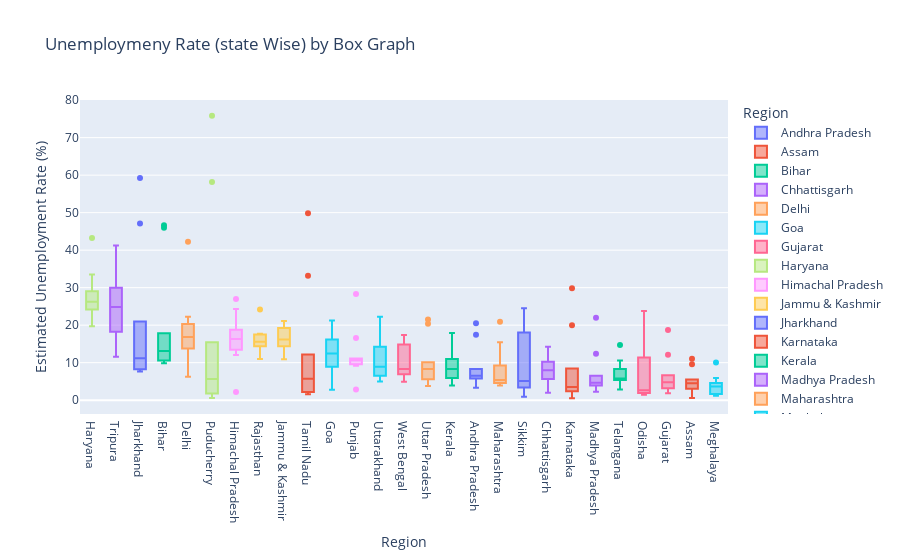

The notebook cell this image was saved under:
### Code cell
fg = px.box(df,x='Region',y=' Estimated Unemployment Rate (%)',color='Region',
            title='Unemploymeny Rate (state Wise) by Box Graph',template='plotly')
fg.update_layout(xaxis={'categoryorder':'total descending'})
fg.show()

### Figure 1 — Plotly figure (JSON) as saved in the notebook; plotly's stock layout.template omitted (floating-point values rounded to 4 significant figures)
{"data": [{"alignmentgroup": "True", "hovertemplate": "Region=%{x}<br> Estimated Unemployment Rate (%)=%{y}<extra></extra>", "legendgroup": "Andhra Pradesh", "marker": {"color": "#636efa"}, "name": "Andhra Pradesh", "notched": false, "offsetgroup": "Andhra Pradesh", "orientation": "v", "showlegend": true, "type": "box", "x": ["Andhra Pradesh", "Andhra Pradesh", "Andhra Pradesh", "Andhra Pradesh", "Andhra Pradesh", "Andhra Pradesh", "Andhra Pradesh", "Andhra Pradesh", "Andhra Pradesh", "Andhra Pradesh"], "x0": " ", "xaxis": "x", "y": [5.48, 5.83, 5.79, 20.51, 17.43, 3.31, 8.34, 6.96, 6.4, 6.59], "y0": " ", "yaxis": "y"}, {"alignmentgroup": "True", "hovertemplate": "Region=%{x}<br> Estimated Unemployment Rate (%)=%{y}<extra></extra>", "legendgroup": "Assam", "marker": {"color": "#EF553B"}, "name": "Assam", "notched": false, "offsetgroup": "Assam", "orientation": "v", "showlegend": true, "type": "box", "x": ["Assam", "Assam", "Assam", "Assam", "Assam", "Assam", "Assam", "Assam", "Assam", "Assam"], "x0": " ", "xaxis": "x", "y": [4.66, 4.41, 4.77, 11.06, 9.55, 0.6, 3.77, 5.53, 1.19, 3.02], "y0": " ", "yaxis": "y"}, {"alignmentgroup": "True", "hovertemplate": "Region=%{x}<br> Estimated Unemployment Rate (%)=%{y}<extra></extra>", "legendgroup": "Bihar", "marker": {"color": "#00cc96"}, "name": "Bihar", "notched": false, "offsetgroup": "Bihar", "orientation": "v", "showlegend": true, "type": "box", "x": ["Bihar", "Bihar", "Bihar", "Bihar", "Bihar", "Bihar", "Bihar", "Bihar", "Bihar", "Bihar"], "x0": " ", "xaxis": "x", "y": [10.61, 10.29, 15.43, 46.64, 45.96, 17.82, 12.79, 13.44, 11.91, 9.82], "y0": " ", "yaxis": "y"}, {"alignmentgroup": "True", "hovertemplate": "Region=%{x}<br> Estimated Unemployment Rate (%)=%{y}<extra></extra>", "legendgroup": "Chhattisgarh", "marker": {"color": "#ab63fa"}, "name": "Chhattisgarh", "notched": false, "offsetgroup": "Chhattisgarh", "orientation": "v", "showlegend": true, "type": "box", "x": ["Chhattisgarh", "Chhattisgarh", "Chhattisgarh", "Chhattisgarh", "Chhattisgarh", "Chhattisgarh", "Chhattisgarh", "Chhattisgarh", "Chhattisgarh", "Chhattisgarh"], "x0": " ", "xaxis": "x", "y": [9.65, 8.38, 7.54, 3.41, 10.5, 14.23, 10.27, 5.63, 1.96, 6.62], "y0": " ", "yaxis": "y"}, {"alignmentgroup": "True", "hovertemplate": "Region=%{x}<br> Estimated Unemployment Rate (%)=%{y}<extra></extra>", "legendgroup": "Delhi", "marker": {"color": "#FFA15A"}, "name": "Delhi", "notched": false, "offsetgroup": "Delhi", "orientation": "v", "showlegend": true, "type": "box", "x": ["Delhi", "Delhi", "Delhi", "Delhi", "Delhi", "Delhi", "Delhi", "Delhi", "Delhi", "Delhi"], "x0": " ", "xaxis": "x", "y": [22.23, 14.84, 17.04, 16.68, 42.27, 18.19, 20.3, 13.79, 12.53, 6.27], "y0": " ", "yaxis": "y"}, {"alignmentgroup": "True", "hovertemplate": "Region=%{x}<br> Estimated Unemployment Rate (%)=%{y}<extra></extra>", "legendgroup": "Goa", "marker": {"color": "#19d3f3"}, "name": "Goa", "notched": false, "offsetgroup": "Goa", "orientation": "v", "showlegend": true, "type": "box", "x": ["Goa", "Goa", "Goa", "Goa", "Goa", "Goa", "Goa", "Goa", "Goa", "Goa"], "x0": " ", "xaxis": "x", "y": [8.89, 2.81, 5.25, 13.31, 21.25, 9.96, 17.07, 16.21, 15.38, 11.54], "y0": " ", "yaxis": "y"}, {"alignmentgroup": "True", "hovertemplate": "Region=%{x}<br> Estimated Unemployment Rate (%)=%{y}<extra></extra>", "legendgroup": "Gujarat", "marker": {"color": "#FF6692"}, "name": "Gujarat", "notched": false, "offsetgroup": "Gujarat", "orientation": "v", "showlegend": true, "type": "box", "x": ["Gujarat", "Gujarat", "Gujarat", "Gujarat", "Gujarat", "Gujarat", "Gujarat", "Gujarat", "Gujarat", "Gujarat"], "x0": " ", "xaxis": "x", "y": [5.54, 6.38, 6.66, 18.71, 12.11, 3.2, 1.84, 1.87, 3.42, 4.03], "y0": " ", "yaxis": "y"}, {"alignmentgroup": "True", "hovertemplate": "Region=%{x}<br> Estimated Unemployment Rate (%)=%{y}<extra></extra>", "legendgroup": "Haryana", "marker": {"color": "#B6E880"}, "name": "Haryana", "notched": false, "offsetgroup": "Haryana", "orientation": "v", "showlegend": true, "type": "box", "x": ["Haryana", "Haryana", "Haryana", "Haryana", "Haryana", "Haryana", "Haryana", "Haryana", "Haryana", "Haryana"], "x0": " ", "xaxis": "x", "y": [20.34, 25.77, 25.05, 43.22, 29.02, 26.7, 24.18, 33.5, 19.68, 27.31], "y0": " ", "yaxis": "y"}, {"alignmentgroup": "True", "hovertemplate": "Region=%{x}<br> Estimated Unemployment Rate (%)=%{y}<extra></extra>", "legendgroup": "Himachal Pradesh", "marker": {"color": "#FF97FF"}, "name": "Himachal Pradesh", "notched": false, "offsetgroup": "Himachal Pradesh", "orientation": "v", "showlegend": true, "type": "box", "x": ["Himachal Pradesh", "Himachal Pradesh", "Himachal Pradesh", "Himachal Pradesh", "Himachal Pradesh", "Himachal Pradesh", "Himachal Pradesh", "Himachal Pradesh", "Himachal Pradesh", "Himachal Pradesh"], "x0": " ", "xaxis": "x", "y": [16.83, 16.84, 18.76, 2.2, 26.95, 13.47, 24.31, 15.79, 12.04, 13.46], "y0": " ", "yaxis": "y"}, {"alignmentgroup": "True", "hovertemplate": "Region=%{x}<br> Estimated Unemployment Rate (%)=%{y}<extra></extra>", "legendgroup": "Jammu & Kashmir", "marker": {"color": "#FECB52"}, "name": "Jammu & Kashmir", "notched": false, "offsetgroup": "Jammu & Kashmir", "orientation": "v", "showlegend": true, "type": "box", "x": ["Jammu & Kashmir", "Jammu & Kashmir", "Jammu & Kashmir", "Jammu & Kashmir", "Jammu & Kashmir", "Jammu & Kashmir", "Jammu & Kashmir", "Jammu & Kashmir", "Jammu & Kashmir"], "x0": " ", "xaxis": "x", "y": [21.08, 20.78, 15.5, 18.74, 17.92, 10.88, 11.09, 16.17, 16.14], "y0": " ", "yaxis": "y"}, {"alignmentgroup": "True", "hovertemplate": "Region=%{x}<br> Estimated Unemployment Rate (%)=%{y}<extra></extra>", "legendgroup": "Jharkhand", "marker": {"color": "#636efa"}, "name": "Jharkhand", "notched": false, "offsetgroup": "Jharkhand", "orientation": "v", "showlegend": true, "type": "box", "x": ["Jharkhand", "Jharkhand", "Jharkhand", "Jharkhand", "Jharkhand", "Jharkhand", "Jharkhand", "Jharkhand", "Jharkhand", "Jharkhand"], "x0": " ", "xaxis": "x", "y": [10.61, 11.85, 8.23, 47.09, 59.23, 20.95, 7.63, 9.76, 8.24, 11.8], "y0": " ", "yaxis": "y"}, {"alignmentgroup": "True", "hovertemplate": "Region=%{x}<br> Estimated Unemployment Rate (%)=%{y}<extra></extra>", "legendgroup": "Karnataka", "marker": {"color": "#EF553B"}, "name": "Karnataka", "notched": false, "offsetgroup": "Karnataka", "orientation": "v", "showlegend": true, "type": "box", "x": ["Karnataka", "Karnataka", "Karnataka", "Karnataka", "Karnataka", "Karnataka", "Karnataka", "Karnataka", "Karnataka", "Karnataka"], "x0": " ", "xaxis": "x", "y": [2.86, 3.61, 3.46, 29.84, 19.97, 8.44, 4.01, 0.5, 2.41, 1.58], "y0": " ", "yaxis": "y"}, {"alignmentgroup": "True", "hovertemplate": "Region=%{x}<br> Estimated Unemployment Rate (%)=%{y}<extra></extra>", "legendgroup": "Kerala", "marker": {"color": "#00cc96"}, "name": "Kerala", "notched": false, "offsetgroup": "Kerala", "orientation": "v", "showlegend": true, "type": "box", "x": ["Kerala", "Kerala", "Kerala", "Kerala", "Kerala", "Kerala", "Kerala", "Kerala", "Kerala", "Kerala"], "x0": " ", "xaxis": "x", "y": [5.31, 7.6, 8.99, 16.99, 17.88, 9.71, 7.09, 10.98, 5.91, 3.88], "y0": " ", "yaxis": "y"}, {"alignmentgroup": "True", "hovertemplate": "Region=%{x}<br> Estimated Unemployment Rate (%)=%{y}<extra></extra>", "legendgroup": "Madhya Pradesh", "marker": {"color": "#ab63fa"}, "name": "Madhya Pradesh", "notched": false, "offsetgroup": "Madhya Pradesh", "orientation": "v", "showlegend": true, "type": "box", "x": ["Madhya Pradesh", "Madhya Pradesh", "Madhya Pradesh", "Madhya Pradesh", "Madhya Pradesh", "Madhya Pradesh", "Madhya Pradesh", "Madhya Pradesh", "Madhya Pradesh", "Madhya Pradesh"], "x0": " ", "xaxis": "x", "y": [4.11, 4.57, 2.22, 12.36, 21.98, 6.48, 5.08, 4.7, 3.91, 3.13], "y0": " ", "yaxis": "y"}, {"alignmentgroup": "True", "hovertemplate": "Region=%{x}<br> Estimated Unemployment Rate (%)=%{y}<extra></extra>", "legendgroup": "Maharashtra", "marker": {"color": "#FFA15A"}, "name": "Maharashtra", "notched": false, "offsetgroup": "Maharashtra", "orientation": "v", "showlegend": true, "type": "box", "x": ["Maharashtra", "Maharashtra", "Maharashtra", "Maharashtra", "Maharashtra", "Maharashtra", "Maharashtra", "Maharashtra", "Maharashtra", "Maharashtra"], "x0": " ", "xaxis": "x", "y": [4.95, 4.69, 5.79, 20.9, 15.46, 9.23, 3.89, 6.23, 4.55, 4.1], "y0": " ", "yaxis": "y"}, {"alignmentgroup": "True", "hovertemplate": "Region=%{x}<br> Estimated Unemployment Rate (%)=%{y}<extra></extra>", "legendgroup": "Meghalaya", "marker": {"color": "#19d3f3"}, "name": "Meghalaya", "notched": false, "offsetgroup": "Meghalaya", "orientation": "v", "showlegend": true, "type": "box", "x": ["Meghalaya", "Meghalaya", "Meghalaya", "Meghalaya", "Meghalaya", "Meghalaya", "Meghalaya", "Meghalaya", "Meghalaya", "Meghalaya"], "x0": " ", "xaxis": "x", "y": [1.66, 3.59, 1.58, 10.03, 5.92, 1.15, 2.1, 3.74, 4.29, 4.6], "y0": " ", "yaxis": "y"}, {"alignmentgroup": "True", "hovertemplate": "Region=%{x}<br> Estimated Unemployment Rate (%)=%{y}<extra></extra>", "legendgroup": "Odisha", "marker": {"color": "#FF6692"}, "name": "Odisha", "notched": false, "offsetgroup": "Odisha", "orientation": "v", "showlegend": true, "type": "box", "x": ["Odisha", "Odisha", "Odisha", "Odisha", "Odisha", "Odisha", "Odisha", "Odisha", "Odisha", "Odisha"], "x0": " ", "xaxis": "x", "y": [1.9, 3.12, 13.08, 23.76, 11.41, 3.77, 1.88, 1.42, 2.1, 2.18], "y0": " ", "yaxis": "y"}, {"alignmentgroup": "True", "hovertemplate": "Region=%{x}<br> Estimated Unemployment Rate (%)=%{y}<extra></extra>", "legendgroup": "Puducherry", "marker": {"color": "#B6E880"}, "name": "Puducherry", "notched": false, "offsetgroup": "Puducherry", "orientation": "v", "showlegend": true, "type": "box", "x": ["Puducherry", "Puducherry", "Puducherry", "Puducherry", "Puducherry", "Puducherry", "Puducherry", "Puducherry", "Puducherry", "Puducherry"], "x0": " ", "xaxis": "x", "y": [0.58, 1.76, 1.2, 75.85, 58.19, 4.24, 15.47, 5.05, 10.9, 6.18], "y0": " ", "yaxis": "y"}, {"alignmentgroup": "True", "hovertemplate": "Region=%{x}<br> Estimated Unemployment Rate (%)=%{y}<extra></extra>", "legendgroup": "Punjab", "marker": {"color": "#FF97FF"}, "name": "Punjab", "notched": false, "offsetgroup": "Punjab", "orientation": "v", "showlegend": true, "type": "box", "x": ["Punjab", "Punjab", "Punjab", "Punjab", "Punjab", "Punjab", "Punjab", "Punjab", "Punjab", "Punjab"], "x0": " ", "xaxis": "x", "y": [11.11, 10.97, 10.32, 2.86, 28.33, 16.55, 9.19, 10.99, 9.61, 9.88], "y0": " ", "yaxis": "y"}, {"alignmentgroup": "True", "hovertemplate": "Region=%{x}<br> Estimated Unemployment Rate (%)=%{y}<extra></extra>", "legendgroup": "Rajasthan", "marker": {"color": "#FECB52"}, "name": "Rajasthan", "notched": false, "offsetgroup": "Rajasthan", "orientation": "v", "showlegend": true, "type": "box", "x": ["Rajasthan", "Rajasthan", "Rajasthan", "Rajasthan", "Rajasthan", "Rajasthan", "Rajasthan", "Rajasthan", "Rajasthan", "Rajasthan"], "x0": " ", "xaxis": "x", "y": [10.97, 15.16, 11.9, 17.7, 15.74, 14.39, 15.81, 17.51, 15.35, 24.15], "y0": " ", "yaxis": "y"}, {"alignmentgroup": "True", "hovertemplate": "Region=%{x}<br> Estimated Unemployment Rate (%)=%{y}<extra></extra>", "legendgroup": "Sikkim", "marker": {"color": "#636efa"}, "name": "Sikkim", "notched": false, "offsetgroup": "Sikkim", "orientation": "v", "showlegend": true, "type": "box", "x": ["Sikkim", "Sikkim", "Sikkim", "Sikkim", "Sikkim", "Sikkim", "Sikkim", "Sikkim"], "x0": " ", "xaxis": "x", "y": [23.57, 2.28, 24.51, 4.46, 4.45, 12.49, 5.7, 0.88], "y0": " ", "yaxis": "y"}, {"alignmentgroup": "True", "hovertemplate": "Region=%{x}<br> Estimated Unemployment Rate (%)=%{y}<extra></extra>", "legendgroup": "Tamil Nadu", "marker": {"color": "#EF553B"}, "name": "Tamil Nadu", "notched": false, "offsetgroup": "Tamil Nadu", "orientation": "v", "showlegend": true, "type": "box", "x": ["Tamil Nadu", "Tamil Nadu", "Tamil Nadu", "Tamil Nadu", "Tamil Nadu", "Tamil Nadu", "Tamil Nadu", "Tamil Nadu", "Tamil Nadu", "Tamil Nadu"], "x0": " ", "xaxis": "x", "y": [1.57, 2.09, 6.4, 49.83, 33.16, 12.2, 6.81, 2.65, 5, 2.16], "y0": " ", "yaxis": "y"}, {"alignmentgroup": "True", "hovertemplate": "Region=%{x}<br> Estimated Unemployment Rate (%)=%{y}<extra></extra>", "legendgroup": "Telangana", "marker": {"color": "#00cc96"}, "name": "Telangana", "notched": false, "offsetgroup": "Telangana", "orientation": "v", "showlegend": true, "type": "box", "x": ["Telangana", "Telangana", "Telangana", "Telangana", "Telangana", "Telangana", "Telangana", "Telangana", "Telangana", "Telangana"], "x0": " ", "xaxis": "x", "y": [5.49, 8.29, 5.77, 6.25, 14.7, 10.55, 5.36, 5.79, 3.27, 2.86], "y0": " ", "yaxis": "y"}, {"alignmentgroup": "True", "hovertemplate": "Region=%{x}<br> Estimated Unemployment Rate (%)=%{y}<extra></extra>", "legendgroup": "Tripura", "marker": {"color": "#ab63fa"}, "name": "Tripura", "notched": false, "offsetgroup": "Tripura", "orientation": "v", "showlegend": true, "type": "box", "x": ["Tripura", "Tripura", "Tripura", "Tripura", "Tripura", "Tripura", "Tripura", "Tripura", "Tripura", "Tripura"], "x0": " ", "xaxis": "x", "y": [32.67, 28.4, 29.95, 41.23, 21.51, 21.71, 18.24, 27.92, 17.35, 11.57], "y0": " ", "yaxis": "y"}, {"alignmentgroup": "True", "hovertemplate": "Region=%{x}<br> Estimated Unemployment Rate (%)=%{y}<extra></extra>", "legendgroup": "Uttar Pradesh", "marker": {"color": "#FFA15A"}, "name": "Uttar Pradesh", "notched": false, "offsetgroup": "Uttar Pradesh", "orientation": "v", "showlegend": true, "type": "box", "x": ["Uttar Pradesh", "Uttar Pradesh", "Uttar Pradesh", "Uttar Pradesh", "Uttar Pradesh", "Uttar Pradesh", "Uttar Pradesh", "Uttar Pradesh", "Uttar Pradesh", "Uttar Pradesh"], "x0": " ", "xaxis": "x", "y": [7.58, 8.98, 10.11, 21.54, 20.41, 9.47, 5.56, 5.79, 4.18, 3.75], "y0": " ", "yaxis": "y"}, {"alignmentgroup": "True", "hovertemplate": "Region=%{x}<br> Estimated Unemployment Rate (%)=%{y}<extra></extra>", "legendgroup": "Uttarakhand", "marker": {"color": "#19d3f3"}, "name": "Uttarakhand", "notched": false, "offsetgroup": "Uttarakhand", "orientation": "v", "showlegend": true, "type": "box", "x": ["Uttarakhand", "Uttarakhand", "Uttarakhand", "Uttarakhand", "Uttarakhand", "Uttarakhand", "Uttarakhand", "Uttarakhand", "Uttarakhand", "Uttarakhand"], "x0": " ", "xaxis": "x", "y": [5.49, 4.99, 19.85, 6.48, 8.01, 8.61, 12.38, 14.26, 22.26, 9.23], "y0": " ", "yaxis": "y"}, {"alignmentgroup": "True", "hovertemplate": "Region=%{x}<br> Estimated Unemployment Rate (%)=%{y}<extra></extra>", "legendgroup": "West Bengal", "marker": {"color": "#FF6692"}, "name": "West Bengal", "notched": false, "offsetgroup": "West Bengal", "orientation": "v", "showlegend": true, "type": "box", "x": ["West Bengal", "West Bengal", "West Bengal", "West Bengal", "West Bengal", "West Bengal", "West Bengal", "West Bengal", "West Bengal", "West Bengal"], "x0": " ", "xaxis": "x", "y": [6.94, 4.92, 6.92, 17.41, 17.41, 7.29, 6.83, 14.87, 9.35, 9.98], "y0": " ", "yaxis": "y"}], "layout": {"boxmode": "overlay", "legend": {"title": {"text": "Region"}, "tracegroupgap": 0}, "title": {"text": "Unemploymeny Rate (state Wise) by Box Graph"}, "xaxis": {"anchor": "y", "categoryarray": ["Andhra Pradesh", "Assam", "Bihar", "Chhattisgarh", "Delhi", "Goa", "Gujarat", "Haryana", "Himachal Pradesh", "Jammu & Kashmir", "Jharkhand", "Karnataka", "Kerala", "Madhya Pradesh", "Maharashtra", "Meghalaya", "Odisha", "Puducherry", "Punjab", "Rajasthan", "Sikkim", "Tamil Nadu", "Telangana", "Tripura", "Uttar Pradesh", "Uttarakhand", "West Bengal"], "categoryorder": "total descending", "domain": [0, 1], "title": {"text": "Region"}}, "yaxis": {"anchor": "x", "domain": [0, 1], "title": {"text": " Estimated Unemployment Rate (%)"}}}}
